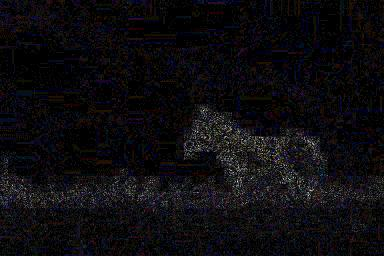
#> input picture ela_image.jpeg, 384 x 256 px
$ python -i build_ela_dataset.py   (imports and definitions only)
#> lines starting #> are read from the running program, lines starting #| are printed output that depends on the picture
import os
import pandas as pd
from tqdm import tqdm
from PIL import Image , ImageChops

def compute_ela(image_path,quality = 90):

#> called with image_path = '../ela_image.jpeg', quality = 90
    img  = Image.open(image_path).convert("RGB")
#> img is the input picture: PIL image 384x256 RGB; mean R, G, B 13.3, 11.9, 15
    img.save("temp.jpeg", "JPEG", quality = quality)
    temp_image = Image.open("temp.jpeg").convert("RGB")
    ela_image =ImageChops.difference(img,temp_image)
    extreme = ela_image.getextrema()
#> extreme = ((0, 15), (0, 14), (0, 15))
    max_diff = max([ex[1] for ex in extreme])
#> max_diff = 15
    if max_diff ==0:
        max_diff =1
    scale =255.0/max_diff
#> scale = 17
    ela_image = ela_image.point(lambda p: p*scale)
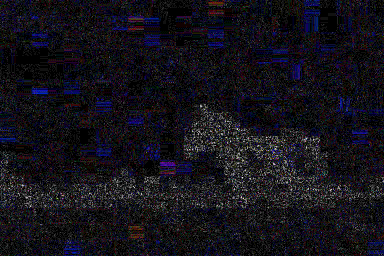
#> ela_image: PIL image 384x256 RGB; mean R, G, B 20.1, 18.2, 25.8

    return ela_image

def main():

    manifest_path = "data/manifest.csv"
    output_dir = "data/processed"
    output_manifest = "data/processed_manifest.csv"
    os.makedirs(output_dir,exist_ok = True)

    df = pd.read_csv(manifest_path)
    processed_records =[]
    for index,row in tqdm(df.iterrows(),total = len(df)):
        file_path = row["filepath"]
        label = row["label"]

        filename = f"{label}_{os.path.basename(file_path)}"
        output_path = os.path.join(output_dir,filename)
        try:
            ela_image =compute_ela(file_path)

            ela_image.save(output_path, "JPEG")

            processed_records.append({"file_path" : output_path,"label" :label})

        except Exception as e:
            print(f"Error processing {file_path}: {e}")
            continue
    processed_df = pd.DataFrame(processed_records)
    processed_df.to_csv(output_manifest,index = False)

# [2 lines not run here, left out]


>>> result = compute_ela('../ela_image.jpeg')
